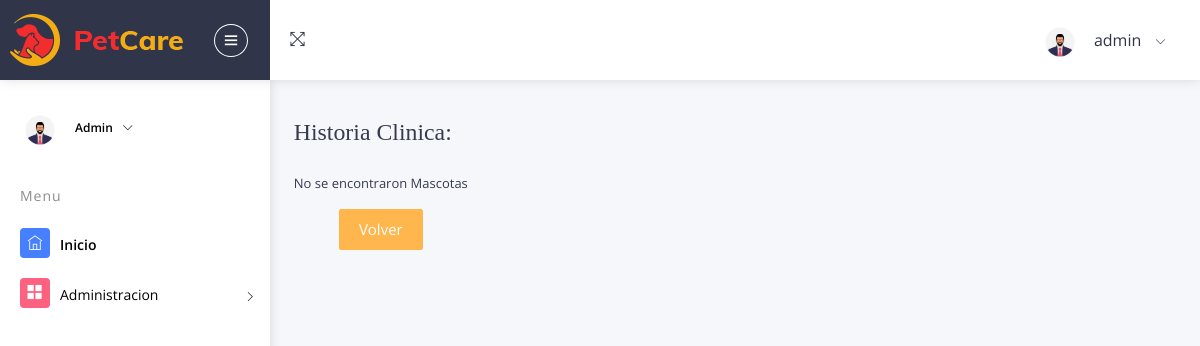
The page /AppVet/historiaClinica/6 (signed in) on the database as committed earlier.
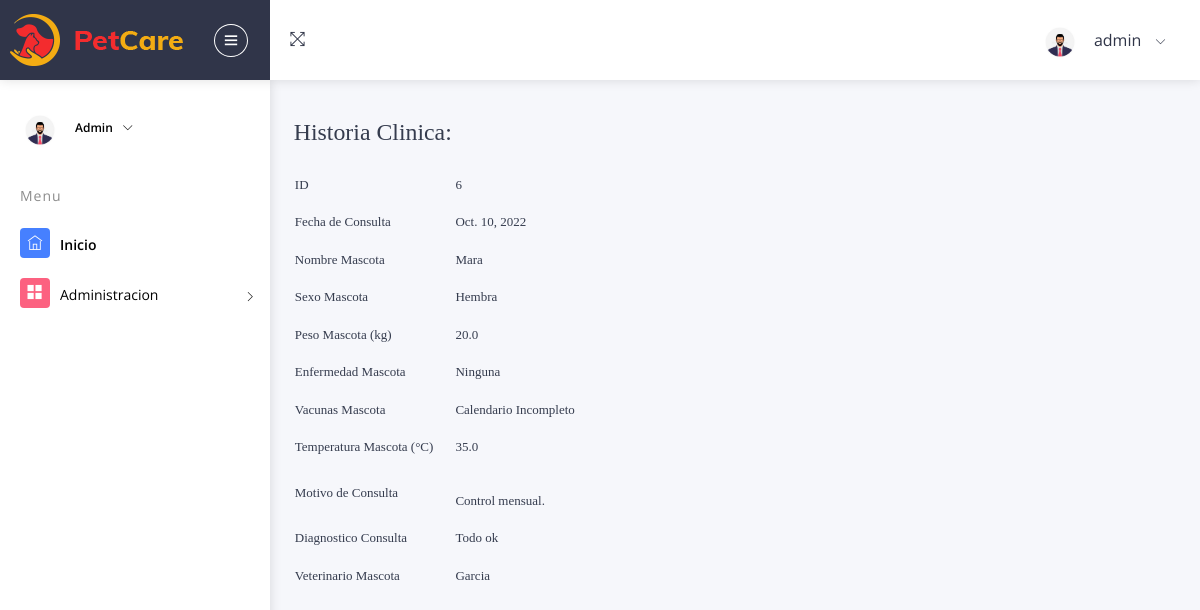
The same page on the database as committed later.
### AppVet/models.py (models this page shows, shortened)
class HistoriaClinica(models.Model):
    fechaConsulta = models.DateField()
    nombreMascota = models.ForeignKey(
        DatosMascota, on_delete=models.CASCADE, null=True, )
    sexoMascota = models.CharField(max_length=30)
    pesoMascota = models.FloatField()
    enfermedadPreviaMascota = models.CharField(max_length=250)
    vacunasMascotas = models.CharField(max_length=100)
    comidaMascota = models.CharField(max_length=100)
    temperaturaMascota = models.FloatField()
    motivoConsulta = RichTextField(blank=True, null=True)
    diagnosticoMascota = RichTextField(blank=True, null=True)
    veterinarioMascota = models.ForeignKey(
        DatosVeterinarios, on_delete=models.CASCADE, null=True)

class DatosMascota(models.Model):
    nombreMascota = models.CharField(max_length=30)
    razaMascota = models.CharField(max_length=50)
    especieMascota = models.CharField(max_length=30)
    fechaNacimientoMascota = models.DateField()
    apellidoPropietarioMascota = models.ForeignKey(
        DatosPropietario, on_delete=models.CASCADE, null=True)
    def __str__(self):
        return self.nombreMascota

class DatosVeterinarios(models.Model):
    nombreVet = models.CharField(max_length=30)
    apellidoVet = models.CharField(max_length=30)
    fechaNacimientoVet = models.DateField()
    matriculaVet = models.IntegerField()
    emailVet = models.EmailField(max_length=254)
    telefonoVet = models.IntegerField()
    def __str__(self):
        return self.apellidoVet

### AppVet/views.py (the view)
# urls.py: path('historiaClinica/<id>', views.historiaClinica, name="historiaClinica"),
@ login_required
def historiaClinica(request, id):
    hc = id
    print(hc)
    busquedaHistoriaClinica = HistoriaClinica.objects.filter(
        id=hc)  # Filtramos por nombre de la Mascota
    return render(request, "AppVet/App/Mascota/hclinica/historia_clinica.html", {"username": obtenerUser(request), "busquedaHistoriaClinica": busquedaHistoriaClinica, "avatar": obtenerAvatar(request)})

### AppVet/views.py (called while the page is built)
@ login_required
def obtenerAvatar(request):
    lista = Avatar.objects.filter(user=request.user)
    if len(lista) != 0:
        imagen = lista[0].imagen.url
    else:
        imagen = "/media/avatares/avatarpordefecto.png"
    return imagen

@ login_required
def obtenerUser(request):
    username = request.user.username
    return username

### AppVet/templates/AppVet/App/Mascota/hclinica/historia_clinica.html (shortened to what this page needs)
{% extends "AppVet/App/app_admin.html" %} {% load static %}  {% block contenido_que_cambia %}
<h2 style="font-family: cursive">
  Historia Clinica:
</h2>
<br />
{% if busquedaHistoriaClinica %}
{% for hc in busquedaHistoriaClinica %}
<table>
   <tbody style="font-family: cursive">
    <tr>
      <td width="40px"><p aling="left">ID</p></td>
      <td width="20px"></td>
      <td width="20px"><p aling="center">{{hc.id}}</p></td>
    </tr>
    <tr>
      <td width="80px"><p aling="left">Fecha de Consulta</p></td>
      <td width="20px"></td>
      <td width="40px"><p aling="center">{{hc.fechaConsulta}}</p></td>
    </tr>
    <tr>
      <td width="80px"><p aling="left">Nombre Mascota</p></td>
      <td width="20px"></td>
      <td width="40px"><p aling="center">{{hc.nombreMascota}}</p></td>
    </tr>
    <tr>
      <td width="80px"><p aling="left">Sexo Mascota</p></td>
      <td width="20px"></td>
      <td width="40px"><p aling="center">{{hc.sexoMascota}}</p></td>
    </tr>
    <tr>
      <td width="80px"><p aling="left">Peso Mascota (kg)</p></td>
      <td width="20px"></td>
      <td width="40px"><p aling="center">{{hc.pesoMascota}}</p></td>
    </tr>
    <tr>
      <td width="80px"><p aling="left">Enfermedad Mascota</p></td>
      <td width="20px"></td>
      <td width="40px"><p aling="center">{{hc.enfermedadPreviaMascota}}</p></td>
    </tr>
    <tr>
      <td width="80px"><p aling="left">Vacunas Mascota</p></td>
      <td width="20px"></td>
      <td width="40px"><p aling="center">{{hc.vacunasMascotas}}</p></td>
    </tr>
    <tr>
      <td width="80px"><p aling="left">Temperatura Mascota (°C)</p></td>
      <td width="20px"></td>
      <td width="40px"><p aling="center">{{hc.temperaturaMascota}}</p></td>
    </tr>
    <tr>
      <td width="80px"><p aling="left">Motivo de Consulta</p></td>
      <td width="20px"></td>
      <td width="40px"><p aling="center">{{hc.motivoConsulta | safe}}</p></td>
    </tr>
    <tr>
      <td width="80px"><p aling="left">Diagnostico Consulta</p></td>
      <td width="20px"></td>
      <td width="40px"><p aling="center">{{hc.diagnosticoMascota | safe}}</p></td>
    </tr>
    <tr>
      <td width="80px"><p aling="left">Veterinario Mascota</p></td>
      <td width="20px"></td>
      <td width="40px"><p aling="center">{{hc.veterinarioMascota}}</p></td>
    </tr>
  </tbody>
</table>
{% endfor %} {% else %}
<p>No se encontraron Mascotas</p>
<p align="center">
  <a class="btn btn-warning" href="{% url 'inicioClinica' %}">
    Volver
  </a>
</p>
{% endif %} {% endblock %}

### AppVet/templates/AppVet/App/app_admin.html (shortened to what this page needs)
<!DOCTYPE html>
<html lang="en">
  <head>
    {% load static %}
    <link
      rel="stylesheet"
      type="text/css"
      href="{% static 'App/assets/css/bootstrap/css/bootstrap.min.css' %}"
    />
    <link
      rel="stylesheet"
      type="text/css"
      href="{% static 'App/assets/icon/themify-icons/themify-icons.css' %}"
    />
    <link
      rel="stylesheet"
      type="text/css"
      href="{% static 'App/assets/icon/icofont/css/icofont.css' %}"
    />
    <link
      rel="stylesheet"
      type="text/css"
      href="{% static 'App/assets/css/style.css' %}"
    />
    <link
      rel="stylesheet"
      type="text/css"
      href="{% static 'App/assets/css/jquery.mCustomScrollbar.css' %}"
    />
  </head>
  <body>
    <div id="pcoded" class="pcoded">
      <div class="pcoded-container navbar-wrapper">
        <nav class="navbar header-navbar pcoded-header">
          <div class="navbar-wrapper">
            <div class="navbar-logo">
              <a class="mobile-menu" id="mobile-collapse" href="#!">
                <i class="ti-menu"></i>
              </a>
              <a href="{% url 'index' %}">
                <img
                  class="img-fluid"
                  src="{% static 'App/assets/images/logo_pet.png' %}"
                  alt="Theme-Logo"
                />
              </a>
            </div>
            <div class="navbar-container container-fluid">
              <ul class="nav-left">
                <li>
                  <a href="#!" onclick="javascript:toggleFullScreen()">
                    <i class="ti-fullscreen"></i>
                  </a>
                </li>
              </ul>
              <ul class="nav-right">
                <li class="user-profile header-notification">
                  <a href="#!">
                    <img
                      src="{{ avatar }}"
                      class="img-radius"
                      alt="User-Profile-Image"
                    />
                    <span>{{ username }}</span>
                    <i class="ti-angle-down"></i>
                  </a>
                </li>
              </ul>
            </div>
          </div>
        </nav>
        <div class="pcoded-main-container">
          <div class="pcoded-wrapper">
            <nav class="pcoded-navbar">
              <div class="pcoded-inner-navbar main-menu">
                <div class="">
                  <div class="main-menu-header">
                    <img
                      class="img-40 img-radius"
                      src="{{ avatar }}"
                      alt=""
                    />
                    <div class="user-details">
                      <span id="more-details"
                        >{{ username }}<i class="ti-angle-down"></i
                      ></span>
                    </div>
                  </div>
                </div>
                <div
                  class="pcoded-navigatio-lavel"
                  data-i18n="nav.category.navigation"
                >
                  Menu
                </div>
                <ul class="pcoded-item pcoded-left-item">
                  <li class="active">
                    <a href="{% url 'appAdmin' %}">
                      <span class="pcoded-micon"
                        ><i class="ti-home"></i><b>D</b></span
                      >
                      <span class="pcoded-mtext" data-i18n="nav.dash.main"
                        >Inicio</span
                      >
                    </a>
                  </li>
                  <li class="pcoded-hasmenu">
                    <a href="javascript:void(0)">
                      <span class="pcoded-micon"
                        ><i class="ti-layout-grid2-alt"></i
                      ></span>
                      <span
                        class="pcoded-mtext"
                        data-i18n="nav.basic-components.main"
                        >Administracion</span
                      >
                    </a>
            </nav>
            <div class="pcoded-content">
              <div class="pcoded-inner-content">
                <div class="main-body">
                  <div class="page-wrapper">
                    <div class="page-body">
                      <div class="row">
                        <div >
                          <div >
                            <div class="card-block-small">
                            {% block contenido_que_cambia %}{% endblock %}
                            </div>
                          </div>
                        </div>
                      </div>
                    </div>
                  </div>
                </div>
              </div>
            </div>
          </div>
        </div>
      </div>
    </div>
  </body>
</html>

Rows that differ between the two databases and show on the page:
added HistoriaClinica: id "6", fechaConsulta "Oct. 10, 2022", nombreMascota "Mara", sexoMascota "Hembra", pesoMascota "20.0", enfermedadPreviaMascota "Ninguna", vacunasMascotas "Calendario Incompleto", temperaturaMascota "35.0", motivoConsulta "Control mensual.", diagnosticoMascota "Todo ok", veterinarioMascota "Garcia"
Other text that changed with them:
text no longer shown: "No se encontraron Mascotas Volver"
